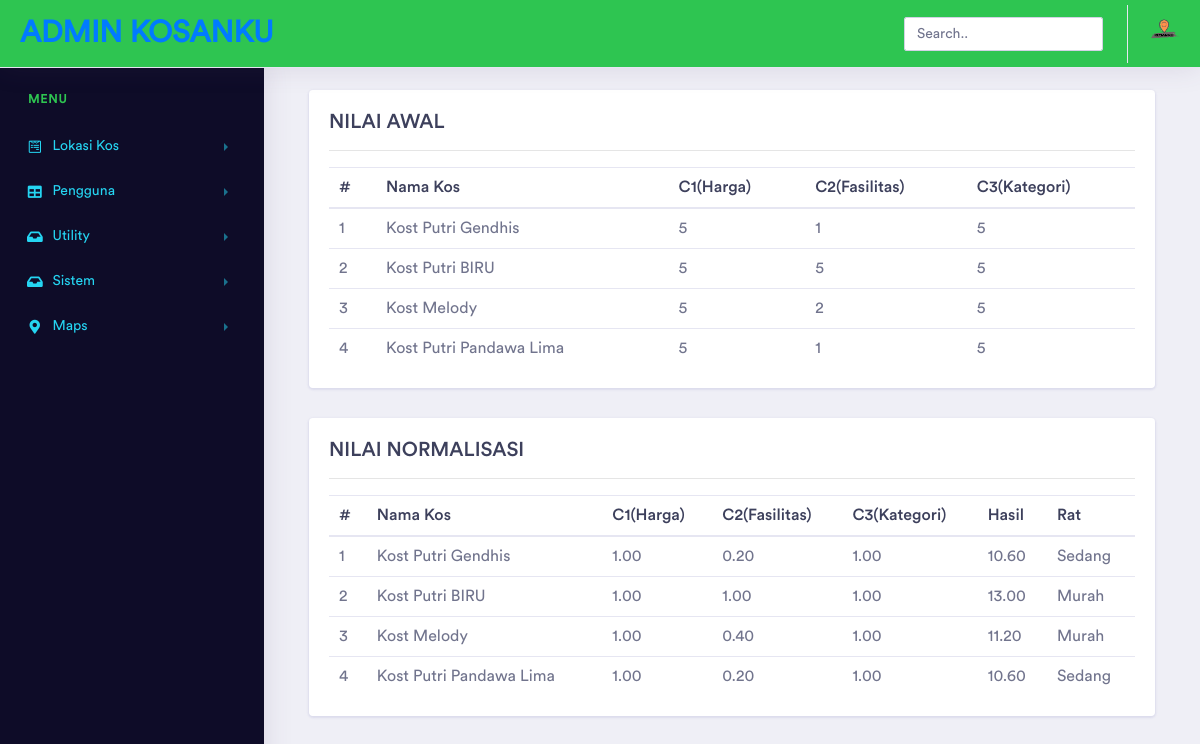
The app's page /pages/media.php?module=normalisasi (signed in) with its own data.
### tables this page shows
CREATE TABLE `perhitungan` (
  `id_per` int(3) NOT NULL,
  `id_tempat` varchar(6) NOT NULL,
  `C1_Harga` int(1) NOT NULL,
  `C2_Fasilitas` float NOT NULL,
  `C3_Kategori` int(1) NOT NULL,
  `jarak` varchar(4) NOT NULL,
  `Hasil_akhir` double NOT NULL,
  `ip` varchar(15) NOT NULL,
  `session` varchar(40) NOT NULL
);

CREATE TABLE `tempat` (
  `id_tempat` varchar(15) NOT NULL,
  `id_kategori` varchar(15) NOT NULL,
  `nama_tempat` varchar(35) NOT NULL,
  `keterangan` text NOT NULL,
  `alamat` text NOT NULL,
  `luas_kamar` varchar(35) NOT NULL,
  `jml_kamar` int(5) NOT NULL,
  `jml_kosong` int(5) NOT NULL,
  `tarif` varchar(35) NOT NULL,
  `harga_tarif` int(9) NOT NULL,
  `fasilitas` varchar(35) NOT NULL,
  `detail_fasilitas` varchar(100) NOT NULL,
  `kordinat` varchar(100) NOT NULL,
  `gambar` varchar(100) NOT NULL,
  `frame` text NOT NULL,
  `id_user` varchar(50) NOT NULL,
  `id_kota` varchar(6) NOT NULL
);

### pages/modul/mod_normalisasi/normalisasi.php (the view, shortened to what this page needs)
<?php
 if (empty($_SESSION['username']) AND empty($_SESSION['passuser'])){
  echo "<link href='style.css' rel='stylesheet' type='text/css'>
 <center>Untuk mengakses modul, Anda harus login <br>";
  echo "<a href=../../index.php><b>LOGIN</b></a></center>";
}else{
  $rank    = file_get_contents("../json_nilais.json");
  $jsd     = json_decode($rank,true);
?>
    <div class='col-xl-16 col-lg-16 col-md-12 col-sm-12 col-12'>
      <div class='card'>
        <div class='card-body'>
          <h3>NILAI AWAL</h3><hr>
            <table class="table">
              <thead>
                <th>#</th>
                <th>Nama Kos</th>
                <th>C1(Harga)</th>
                <th>C2(Fasilitas)</th>
                <th>C3(Kategori)</th>
              </thead>
              <tbody>
              <?php
              $jms = count($jsd);
              foreach ($jsd as $key ) {
                    $ses = $key[ses];
              }
                 if($jms!=0){
                 $QR=mysql_query("SELECT * FROM perhitungan,tempat WHERE perhitungan.id_tempat=tempat.id_tempat AND perhitungan.session = '$ses'")or die(mysql_error());
                    while ($smt = mysql_fetch_array($QR)){ @$no++;
              ?>
                <tr>
                  <td><?=$no?></td>
                  <td><?=$smt[nama_tempat]?></td>
                  <td><?=$smt[C1_Harga]?></td>
                  <td><?=$smt[C2_Fasilitas]?></td>
                  <td><?=$smt[C3_Kategori]?></td>
                </tr>
              <?php
                   }
                }else{
                   echo "<tr><td align='center' colspan='5'>Belum ada data untuk ditampilkan...</td></tr>";
                }
              ?>
              </tbody>
            </table>
        </div>
      </div>
    </div>
    <div class='col-xl-16 col-lg-16 col-md-12 col-sm-12 col-12'>
      <div class='card'>
        <div class='card-body'>
          <h3>NILAI NORMALISASI</h3><hr>
            <table class="table">
              <thead>
                <th>#</th>
                <th>Nama Kos</th>
                <th>C1(Harga)</th>
                <th>C2(Fasilitas)</th>
                <th>C3(Kategori)</th>
                <th>Hasil</th>
                <th>Rat</th>
              </thead>
              <tbody>
              <?php
              $jm = count($jsd);
                 if($jm!=0){
                    foreach ($jsd as $key => $val) { @$nos++;
                      $QR=mysql_query("SELECT * FROM tempat WHERE tempat.id_tempat = '".$val[id]."'");
                      $h =mysql_fetch_array($QR);
              ?>
                <tr>
                  <td><?=$nos?></td>
                  <td><?=$h[nama_tempat]?></td>
                  <td><?=number_format($val[har],2)?></td>
                  <td><?=number_format($val[fas],2)?></td>
                  <td><?=number_format($val[kat],2)?></td>
                  <td><?=number_format($val[nil],2)?></td>
                  <td>
                      <?php
                        if( ($val[nil] >=0)&&($val[nil] <=5.99) ){
                          echo "Mahal";
                        }elseif(($val[nil] >=6.00)&&($val[nil] <=10.99)){
                          echo "Sedang";
                        }elseif(($val[nil] >=11.00)&&($val[nil] <=15.99)){
                          echo "Murah";
                        }elseif(($val[nil] >=16.00)&&($val[nil] <=20.00)){
                          echo "Sangat Murah";
                        }else{echo "string";}
                      ?>
                  </td>
                </tr>
              <?php
                   }
                }else{
                   echo "<tr><td align='center' colspan='6'>Belum ada data untuk ditampilkan...</td></tr>";
                }
              ?>
              </tbody>
            </table>
        </div>
      </div>
    </div>
<?php
  }
?>

### records on screen
perhitungan: id_tempat.nama_tempat "Kost Putri Gendhis", C1_Harga "5", C2_Fasilitas "1", C3_Kategori "5", C2_Fasilitas "1.00", val "0.20", Hasil_akhir "10.60", shows "Sedang"
perhitungan: id_tempat.nama_tempat "Kost Putri BIRU", C1_Harga "5", C2_Fasilitas "5", C3_Kategori "5"
perhitungan: id_tempat.nama_tempat "Kost Melody", C1_Harga "5", C2_Fasilitas "2", C3_Kategori "5", val "1.00", val "0.40", Hasil_akhir "11.20", shows "Murah"
perhitungan: id_tempat.nama_tempat "Kost Putri Pandawa Lima", C1_Harga "5", C2_Fasilitas "1", C3_Kategori "5", C2_Fasilitas "1.00", val "0.20", Hasil_akhir "10.60", shows "Sedang"
tempat: nama_tempat "Kost Putri BIRU"

### other values on screen
$val[har] "1.00"
$val[fas] "1.00"
$val[kat] "1.00"
$val[nil] "13.00"
